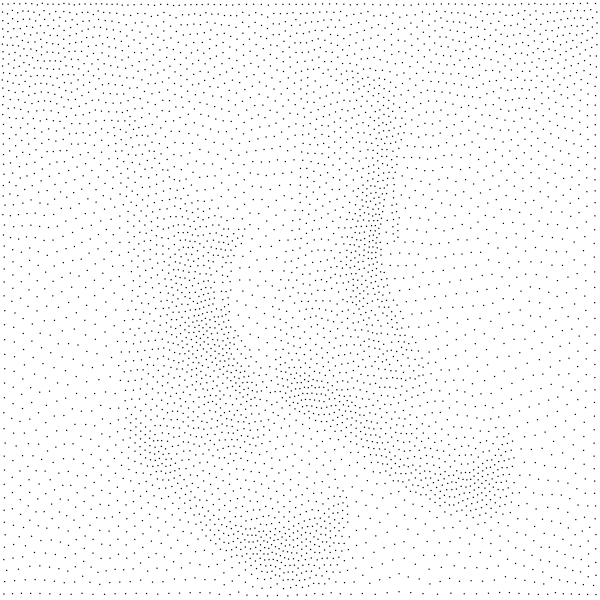
#> input picture scripts/weighted_voronoi/boots-stipple.png, 600 x 600 px; its folder holds only this picture in this run
$ python stippler.py boots-stipple.png   (older library calls are emulated)
#> lines starting #> are read from the running program, lines starting #| are printed output that depends on the picture
### scripts/weighted_voronoi/voronoi.py
# coding: UTF-8
# -----------------------------------------------------------------------------
# Weighted Voronoi Stippler
# Copyright (2017) Nicolas P. Rougier - BSD license
# -----------------------------------------------------------------------------


import numpy as np
import scipy.spatial

def rasterize(V):
    """
    Polygon rasterization (scanlines).

    Given an ordered set of vertices V describing a polygon,
    return all the (integer) points inside the polygon.
    多角形を記述する頂点Vの順序付き集合が与えられた場合、多角形内のすべての（整数）点を返します。
    See http://alienryderflex.com/polygon_fill/

    Parameters:
    -----------

    V : (n,2) shaped numpy array
        Polygon vertices
    """

    n = len(V)
    X, Y = V[:, 0], V[:, 1]
    ymin = int(np.ceil(Y.min()))
    ymax = int(np.floor(Y.max()))
    #ymin = int(np.round(Y.min()))
    #ymax = int(np.round(Y.max()))
    P = []
    for y in range(ymin, ymax+1):
        segments = []
        for i in range(n):
            index1, index2 = (i-1) % n, i
            y1, y2 = Y[index1], Y[index2]
            x1, x2 = X[index1], X[index2]
            if y1 > y2:
                y1, y2 = y2, y1
                x1, x2 = x2, x1
            elif y1 == y2:
                continue
            if (y1 <= y < y2) or (y == ymax and y1 < y <= y2):
                segments.append((y-y1) * (x2-x1) / (y2-y1) + x1)

        segments.sort()
        for i in range(0, (2*(len(segments)//2)), 2):
            x1 = int(np.ceil(segments[i]))
            x2 = int(np.floor(segments[i+1]))
            # x1 = int(np.round(segments[i]))
            # x2 = int(np.round(segments[i+1]))
            P.extend([[x, y] for x in range(x1, x2+1)])
    if not len(P):
        return V
    return np.array(P)


# [94 lines left out: functions rasterize_outline, weighted_centroid_outline, uniform_centroid, not called in this run]


def weighted_centroid(V, D):
    """
    Given an ordered set of vertices V describing a polygon,
    return the surface weighted centroid according to density D.
    多角形を記述する頂点Vの順序付き集合が与えられた場合、密度Dに従って表面重み付き重心を返します。

    This works by first rasterizing the polygon and then
    finding the center of mass over all the rasterized points.
    これは、最初に多角形をラスタライズしてから、ラスタライズされたすべての点の重心を見つけることによって機能します。
    """

    P = rasterize(V)
    Pi = P.astype(int)
    Pi[:, 0] = np.minimum(Pi[:, 0], D.shape[1]-1)
    Pi[:, 1] = np.minimum(Pi[:, 1], D.shape[0]-1)
    D = D[Pi[:, 1], Pi[:, 0]].reshape(len(Pi), 1) #https://note.nkmk.me/python-numpy-reshape-usage/
    return ((P*D)).sum(axis=0) / D.sum()


# http://stackoverflow.com/questions/28665491/...
#    ...getting-a-bounded-polygon-coordinates-from-voronoi-cells
def in_box(points, bbox):
    return np.logical_and(
        np.logical_and(bbox[0] <= points[:, 0], points[:, 0] <= bbox[1]),
        np.logical_and(bbox[2] <= points[:, 1], points[:, 1] <= bbox[3]))


def voronoi(points, bbox):
    # See http://stackoverflow.com/questions/28665491/...
    #   ...getting-a-bounded-polygon-coordinates-from-voronoi-cells
    # See also https://gist.github.com/pv/8036995

    # Select points inside the bounding box
    i = in_box(points, bbox)

    # Mirror points
    points_center = points[i, :]
    points_left = np.copy(points_center)
    points_left[:, 0] = bbox[0] - (points_left[:, 0] - bbox[0])
    points_right = np.copy(points_center)
    points_right[:, 0] = bbox[1] + (bbox[1] - points_right[:, 0])
    points_down = np.copy(points_center)
    points_down[:, 1] = bbox[2] - (points_down[:, 1] - bbox[2])
    points_up = np.copy(points_center)
    points_up[:, 1] = bbox[3] + (bbox[3] - points_up[:, 1])
    points = np.append(points_center,
                       np.append(np.append(points_left, points_right, axis=0),
                                 np.append(points_down, points_up, axis=0),
                                 axis=0), axis=0)
    # Compute Voronoi
    vor = scipy.spatial.Voronoi(points)

    # Filter regions
    epsilon = 0.1
    regions = []
    for region in vor.regions:
        flag = True
        for index in region:
            if index == -1:
                flag = False
                break
            else:
                x = vor.vertices[index, 0]
                y = vor.vertices[index, 1]
                if not(bbox[0]-epsilon <= x <= bbox[1]+epsilon and
                       bbox[2]-epsilon <= y <= bbox[3]+epsilon):
                    flag = False
                    break
        if region != [] and flag:
            regions.append(region)
    vor.filtered_points = points_center
    vor.filtered_regions = regions
    return vor


def centroids(points, density, density_P=None, density_Q=None):
    """
    Given a set of point and a density array, return the set of weighted
    centroids.
    一組の点と密度配列が与えられたら、一組の加重重心を返します。
    """

    X, Y = points[:, 0], points[:, 1]
    # You must ensure:
    #   0 < X.min() < X.max() < density.shape[0]
    #   0 < Y.min() < Y.max() < density.shape[1]

    xmin, xmax = 0, density.shape[1]
    ymin, ymax = 0, density.shape[0]
    bbox = np.array([xmin, xmax, ymin, ymax])
    vor = voronoi(points, bbox)
    regions = vor.filtered_regions
    centroids = []
    for region in regions:
        vertices = vor.vertices[region + [region[0]], :]
        # vertices = vor.filtered_points[region + [region[0]], :]

        # Full version from all the points
        centroid = weighted_centroid(vertices, density)

        # Optimized version from only the outline
        #centroid = weighted_centroid_outline(vertices, density_P, density_Q)

        centroids.append(centroid)
    return regions, np.array(centroids)

### scripts/weighted_voronoi/stippler.py
#! /usr/bin/env python3
# coding: UTF-8

# -----------------------------------------------------------------------------
# Weighted Voronoi Stippler
# Copyright (2017) Nicolas P. Rougier - BSD license
#
# Implementation of:
#   Weighted Voronoi Stippling, Adrian Secord
#   Symposium on Non-Photorealistic Animation and Rendering (NPAR), 2002
# -----------------------------------------------------------------------------
# Some usage examples
#
# stippler.py boots.jpg --save --force --n_point 20000 --n_iter 50
#                       --pointsize 0.5 2.5 --figsize 8 --interactive
# stippler.py plant.png --save --force --n_point 20000 --n_iter 50
#                       --pointsize 0.5 1.5 --figsize 8
# stippler.py gradient.png --save --force --n_point 5000 --n_iter 50
#                          --pointsize 1.0 1.0 --figsize 6
# -----------------------------------------------------------------------------
# usage: stippler.py [-h] [--n_iter n] [--n_point n] [--epsilon n]
#                    [--pointsize min,max) (min,max] [--figsize w,h] [--force]
#                    [--save] [--display] [--interactive]
#                    image filename
#
# Weighted Vororonoi Stippler
#
# positional arguments:
#   image filename        Density image filename
#
# optional arguments:
#   -h, --help            show this help message and exit
#   --n_iter n            Maximum number of iterations
#   --n_point n           Number of points
#   --epsilon n           Early stop criterion
#   --pointsize (min,max) (min,max)
#                         Point mix/max size for final display
#   --figsize w,h         Figure size
#   --force               Force recomputation
#   --save                Save computed points
#   --display             Display final result
#   --interactive         Display intermediate results (slower)
# -----------------------------------------------------------------------------
import tqdm
import voronoi
import os.path
import scipy.misc
import scipy.ndimage
import numpy as np


def normalize(D):
    Vmin, Vmax = D.min(), D.max()
    if Vmax - Vmin > 1e-5:
        D = (D - Vmin) / (Vmax - Vmin)
    else:
        D = np.zeros_like(D)
    return D


def initialization(n, D):
    """
    Return n points distributed over [xmin, xmax] x [ymin, ymax]
    according to (normalized) density distribution.
    with xmin, xmax = 0, density.shape[1]
         ymin, ymax = 0, density.shape[0]
    The algorithm here is a simple rejection sampling.
    """

    samples = []
    while len(samples) < n:
        # X = np.random.randint(0, density.shape[1], 10*n)
        # Y = np.random.randint(0, density.shape[0], 10*n)
        X = np.random.uniform(0, density.shape[1], 10 * n)
        Y = np.random.uniform(0, density.shape[0], 10 * n)
        P = np.random.uniform(0, 1, 10 * n)
        index = 0
        while index < len(X) and len(samples) < n:
            x, y = X[index], Y[index]
            x_, y_ = int(np.floor(x)), int(np.floor(y))
            if P[index] < D[y_, x_]:
                samples.append([x, y])
            index += 1
    return np.array(samples)


if __name__ == '__main__':
    import argparse
    import matplotlib.pyplot as plt
    from matplotlib.animation import FuncAnimation

    default = {
        "n_point": 5000,
        "n_iter": 50,
        "threshold": 255,
        "force": False,
        "save": False,
        "figsize": 6,
        "display": False,
        "interactive": False,
        "pointsize": (1.0, 1.0),
    }

    description = "Weighted Vororonoi Stippler"
    parser = argparse.ArgumentParser(description=description)
    parser.add_argument('filename', metavar='image filename', type=str,
                        help='Density image filename ')
    parser.add_argument('--n_iter', metavar='n', type=int,
                        default=default["n_iter"],
                        help='Maximum number of iterations')
    parser.add_argument('--n_point', metavar='n', type=int,
                        default=default["n_point"],
                        help='Number of points')
    parser.add_argument('--pointsize', metavar='(min,max)', type=float,
                        nargs=2, default=default["pointsize"],
                        help='Point mix/max size for final display')
    parser.add_argument('--figsize', metavar='w,h', type=int,
                        default=default["figsize"],
                        help='Figure size')
    parser.add_argument('--force', action='store_true',
                        default=default["force"],
                        help='Force recomputation')
    parser.add_argument('--threshold', metavar='n', type=int,
                        default=default["threshold"],
                        help='Grey level threshold')
    parser.add_argument('--save', action='store_true',
                        default=default["save"],
                        help='Save computed points')
    parser.add_argument('--display', action='store_true',
                        default=default["display"],
                        help='Display final result')
    parser.add_argument('--interactive', action='store_true',
                        default=default["interactive"],
                        help='Display intermediate results (slower)')
    args = parser.parse_args()

    filename = args.filename
    density = scipy.misc.imread(filename, flatten=True, mode='L')  # 密度分布の読み込み
#> density: shape (600, 600) float32; min 0, max 255, mean 249.7
    # tps://docs.scipy.org/doc/scipy/reference/generated/scipy.misc.imread.html

    # We want (approximately) 500 pixels per voronoi region
    #zoom = (args.n_point * 500) / (density.shape[0] * density.shape[1])
    #zoom = int(round(np.sqrt(zoom)))
    #density = scipy.ndimage.zoom(density, zoom, order=0)
    # https://docs.scipy.org/doc/scipy/reference/generated/scipy.ndimage.zoom.html

    # Apply threshold onto image
    # Any color > threshold will be white
    density = np.minimum(density, args.threshold)

    density = 1.0 - normalize(density)
#> in normalize, `Vmin, Vmax = D.min(), D.max()`: Vmin = 0; Vmax = 255
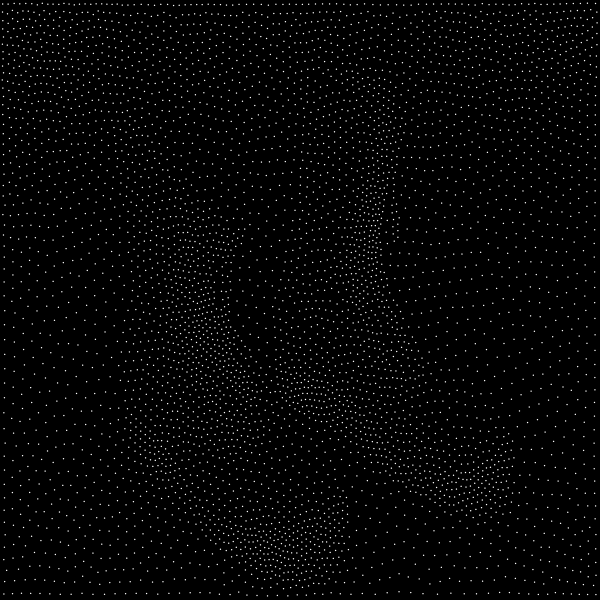
#> density: shape (600, 600) float32; min 0, max 1, mean 0.021
    density = density[::-1, :]
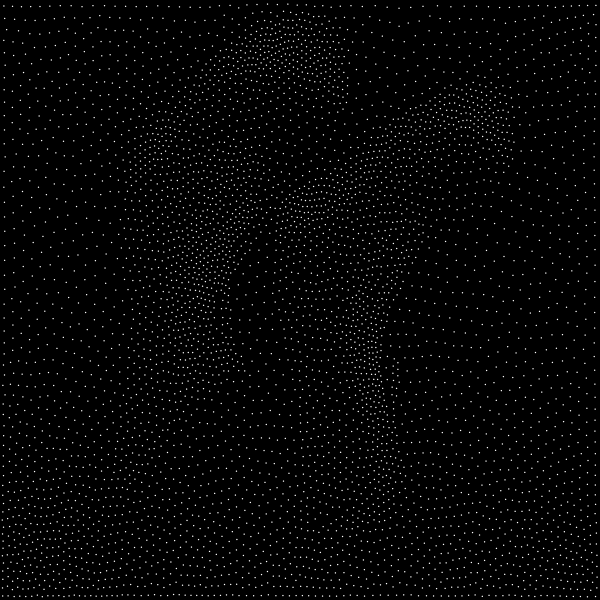
#> density: shape (600, 600) float32; min 0, max 1, mean 0.021
    density_P = density.cumsum(axis=1)  # 累積和
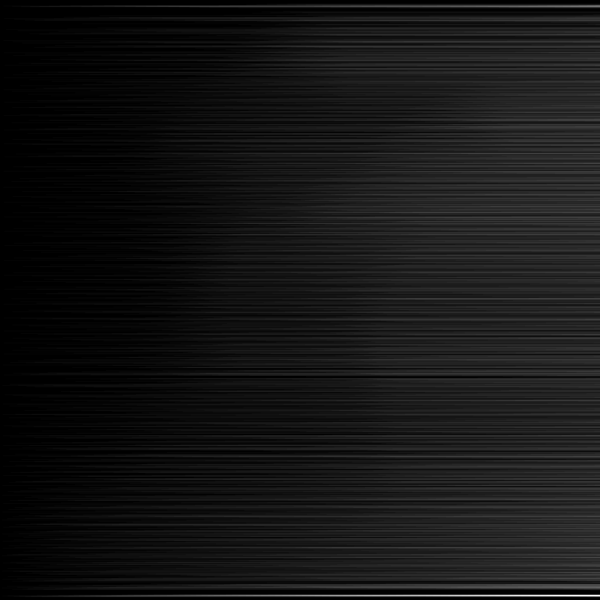
#> density_P: shape (600, 600) float32; min 0, max 77.34, mean 6.4; drawn with min black and max white
    density_Q = density_P.cumsum(axis=1)  # 累積和
    dirname = os.path.dirname(filename)
    basename = (os.path.basename(filename).split('.'))[0]
    pdf_filename = os.path.join(dirname, basename + "-stipple.pdf")
    png_filename = os.path.join(dirname, basename + "-stipple.png")
    dat_filename = os.path.join(dirname, basename + "-stipple.npy")

    # Initialization　初期化
    if not os.path.exists(dat_filename) or args.force:
        points = initialization(args.n_point, density)
#> points = 5000 pairs, first value 1.24 to 597.8, second value 3.51 to 597.7
        print("Nb points:", args.n_point)
        print("Nb iterations:", args.n_iter)
    else:
        points = np.load(dat_filename)
        print("Nb points:", len(points))
        print("Nb iterations: -")
    print("Density file: %s (resized to %dx%d)" % (
        filename, density.shape[1], density.shape[0]))
#| Density file: boots-stipple.png (resized to 600x600)
    print("Output file (PDF): %s " % pdf_filename)
    print("            (PNG): %s " % png_filename)
    print("            (DAT): %s " % dat_filename)

    xmin, xmax = 0, density.shape[1]
#> xmin = 0; xmax = 600
    ymin, ymax = 0, density.shape[0]
#> ymin = 0; ymax = 600
    bbox = np.array([xmin, xmax, ymin, ymax])
#> bbox = [0, 600, 0, 600]
    ratio = (xmax - xmin) / (ymax - ymin)
#> ratio = 1

    # Interactive display
    if args.interactive:

        # Setup figure
        fig = plt.figure(figsize=(args.figsize, args.figsize / ratio),
                         facecolor="white")
        ax = fig.add_axes([0, 0, 1, 1], frameon=False)
        ax.set_xlim([xmin, xmax])
        ax.set_xticks([])
        ax.set_ylim([ymin, ymax])
        ax.set_yticks([])
        scatter = ax.scatter(points[:, 0], points[:, 1], s=1,
                             facecolor="k", edgecolor="None")


        def update(frame):
            global points
            # Recompute weighted centroids
            regions, points = voronoi.centroids(points, density, density_P, density_Q)

            # Update figure
            Pi = points.astype(int)
            X = np.maximum(np.minimum(Pi[:, 0], density.shape[1] - 1), 0)
            Y = np.maximum(np.minimum(Pi[:, 1], density.shape[0] - 1), 0)
            sizes = (args.pointsize[0] +
                     (args.pointsize[1] - args.pointsize[0]) * density[Y, X])
            scatter.set_offsets(points)
            scatter.set_sizes(sizes)
            bar.update()

            # Save result at last frame
            if (frame == args.n_iter - 2 and
                    (not os.path.exists(dat_filename) or args.save)):
                np.save(dat_filename, points)
                plt.savefig(pdf_filename)
                plt.savefig(png_filename)


        bar = tqdm.tqdm(total=args.n_iter)
        animation = FuncAnimation(fig, update,
                                  repeat=False, frames=args.n_iter - 1)
        plt.show()

    elif not os.path.exists(dat_filename) or args.force:
        for i in tqdm.trange(args.n_iter):
#> (the run stopped early here; a loop or call above may not have finished)
